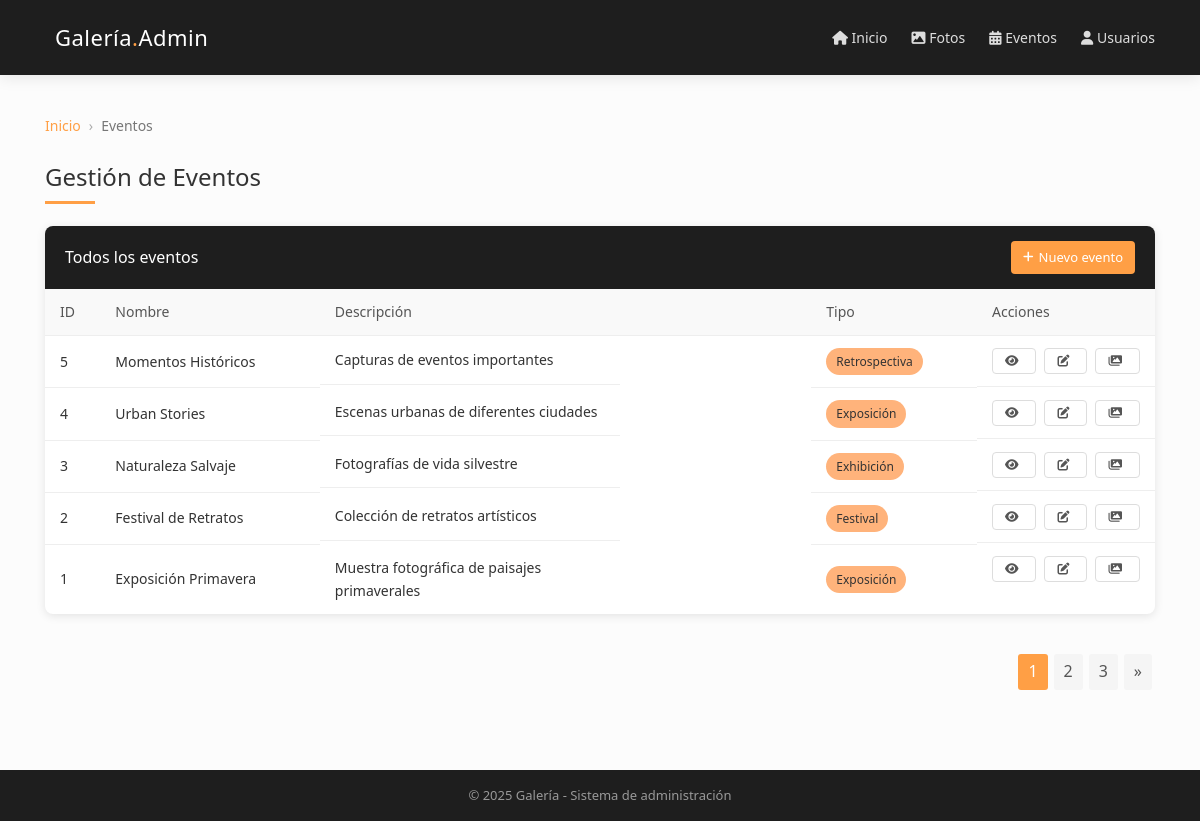
Page /views/tableEventos.php on the committed database.
### tables this page shows
CREATE TABLE eventos (
    id_evento INT AUTO_INCREMENT PRIMARY KEY,
    nombre VARCHAR(50) NOT NULL,
    descripcion VARCHAR(250),
    tipo VARCHAR(50)
);

### views/tableEventos.php (the view, shortened to what this page needs)
<?php
$servername = "localhost";
$username = "root";
$password = "";
$dbname = "galeria";
$conn = new mysqli($servername, $username, $password, $dbname);
$sql = "SELECT id_evento, nombre, descripcion, tipo FROM eventos ORDER BY id_evento DESC";
$result = $conn->query($sql);
?>
<!DOCTYPE html>
<html lang="es">
<head>
    <link rel="stylesheet" href="https://cdnjs.cloudflare.com/ajax/libs/font-awesome/6.0.0-beta3/css/all.min.css">
</head>
<body>
    <header>
        <div class="container">
            <div class="header-content">
                <div class="logo">
                    <h1>Galería<span class="logo-accent">.</span>Admin</h1>
                </div>
                <div class="header-nav">
                    <a href="#"><i class="fas fa-home"></i> Inicio</a>
                    <a href="#"><i class="fas fa-image"></i> Fotos</a>
                    <a href="#"><i class="fas fa-calendar-alt"></i> Eventos</a>
                    <a href="#"><i class="fas fa-user"></i> Usuarios</a>
                </div>
            </div>
        </div>
    </header>
    <main>
        <div class="container">
            <ul class="breadcrumb">
                <li><a href="#">Inicio</a></li>
                <li>Eventos</li>
            </ul>
            <h2 class="page-title">Gestión de Eventos</h2>
            <div class="card">
                <div class="card-header">
                    <span class="card-title">Todos los eventos</span>
                    <a href="#" class="btn btn-primary">
                        <i class="fas fa-plus"></i> Nuevo evento
                    </a>
                </div>
                <div class="card-body">
                    <?php if ($result->num_rows > 0): ?>
                        <table>
                            <thead>
                                <tr>
                                    <th width="5%">ID</th>
                                    <th width="20%">Nombre</th>
                                    <th width="45%">Descripción</th>
                                    <th width="15%">Tipo</th>
                                    <th width="15%">Acciones</th>
                                </tr>
                            </thead>
                            <tbody>
                                <?php while($row = $result->fetch_assoc()): ?>
                                    <tr>
                                        <td><?php echo $row["id_evento"]; ?></td>
                                        <td><?php echo htmlspecialchars($row["nombre"]); ?></td>
                                        <td class="description"><?php echo htmlspecialchars($row["descripcion"]); ?></td>
                                        <td><span class="tipo-badge"><?php echo htmlspecialchars($row["tipo"]); ?></span></td>
                                        <td class="actions">
                                            <a href="#" class="btn btn-outline" title="Ver detalles">
                                                <i class="fas fa-eye"></i>
                                            </a>
                                            <a href="#" class="btn btn-outline" title="Editar">
                                                <i class="fas fa-edit"></i>
                                            </a>
                                            <a href="#" class="btn btn-outline" title="Ver fotos">
                                                <i class="fas fa-images"></i>
                                            </a>
                                        </td>
                                    </tr>
                                <?php endwhile; ?>
                            </tbody>
                        </table>
                    <?php else: ?>
                        <div class="empty-table">
                            <i class="fas fa-info-circle"></i> No hay eventos registrados en la base de datos
                        </div>
                    <?php endif; ?>
                </div>
            </div>
            <?php if ($result->num_rows > 0): ?>
                <div class="pagination">
                    <a href="#" class="active">1</a>
                    <a href="#">2</a>
                    <a href="#">3</a>
                    <a href="#">&raquo;</a>
                </div>
            <?php endif; ?>
        </div>
    </main>
    <footer>
        <div class="container">
            <p>&copy; <?php echo date("Y"); ?> Galería - Sistema de administración</p>
        </div>
    </footer>
</body>
</html>

### views/tableEventos.php (style rules this page uses)
:root { --negro-suave: #1E1E1E; --negro-claro: #2D2D2D; --naranja-suave: #FF9F45; --naranja-claro: #FFB37B; --blanco: #FFFFFF; --gris-claro: #F5F5F5; --gris-medio: #E0E0E0; --sombra: rgba(0, 0, 0, 0.1); }
* { margin: 0; padding: 0; box-sizing: border-box; }
body { background-color: var(--blanco); color: #333; font-family: 'Segoe UI', Roboto, 'Helvetica Neue', Arial, sans-serif; line-height: 1.6; }
.container { width: 95%; max-width: 1200px; margin: 0 auto; padding: 0 15px; }
header { background-color: var(--negro-suave); color: var(--blanco); padding: 20px 0; box-shadow: 0 2px 15px var(--sombra); position: relative; }
.logo { display: flex; align-items: center; }
.logo h1 { font-size: 22px; font-weight: 500; letter-spacing: 0.5px; margin-left: 10px; }
.logo-accent { color: var(--naranja-suave); }
.header-content { display: flex; justify-content: space-between; align-items: center; }
.header-nav a { color: #DDD; text-decoration: none; margin-left: 20px; font-size: 14px; transition: color 0.3s; }
main { padding: 40px 0; background-color: #FCFCFC; min-height: calc(100vh - 160px); }
.page-title { margin-bottom: 30px; position: relative; color: #333; font-weight: 400; font-size: 24px; }
.page-title::after { content: ''; position: absolute; left: 0; bottom: -8px; width: 50px; height: 3px; background-color: var(--naranja-suave); }
.card { background-color: var(--blanco); border-radius: 8px; box-shadow: 0 2px 10px var(--sombra); overflow: hidden; margin-bottom: 40px; }
.card-header { padding: 15px 20px; background-color: var(--negro-suave); color: var(--blanco); display: flex; justify-content: space-between; align-items: center; }
.card-title { font-size: 16px; font-weight: 500; }
.card-body { padding: 0; }
table { width: 100%; border-collapse: collapse; }
th { background-color: #f9f9f9; color: #555; font-weight: 500; text-align: left; padding: 12px 15px; font-size: 14px; border-bottom: 1px solid #eee; }
td { padding: 12px 15px; border-bottom: 1px solid #eee; font-size: 14px; color: #333; }
tr:last-child td { border-bottom: none; }
.tipo-badge { background-color: var(--naranja-claro); color: #333; padding: 4px 10px; border-radius: 20px; font-size: 12px; display: inline-block; font-weight: 500; }
.actions { display: flex; gap: 8px; }
.btn { display: inline-flex; align-items: center; padding: 6px 12px; border-radius: 4px; text-decoration: none; font-weight: 500; font-size: 13px; cursor: pointer; transition: all 0.2s ease; border: none; }
.btn i { margin-right: 5px; font-size: 12px; }
.btn-primary { background-color: var(--naranja-suave); color: #FFF; }
.btn-outline { background-color: transparent; color: #555; border: 1px solid #ddd; }
footer { background-color: var(--negro-suave); color: #999; text-align: center; padding: 15px 0; font-size: 13px; }
.pagination { display: flex; justify-content: flex-end; margin-top: 20px; margin-bottom: 40px; }
.pagination a { display: inline-block; padding: 5px 10px; margin: 0 3px; border-radius: 3px; text-decoration: none; color: #555; background-color: #f5f5f5; transition: all 0.2s; }
.pagination a.active { background-color: var(--naranja-suave); color: white; }
.description { display: -webkit-box; -webkit-line-clamp: 2; -webkit-box-orient: vertical; overflow: hidden; text-overflow: ellipsis; max-width: 300px; }
.breadcrumb { display: flex; list-style: none; margin-bottom: 20px; padding: 0; }
.breadcrumb li { font-size: 14px; color: #777; }
.breadcrumb li:not(:last-child)::after { content: '›'; margin: 0 8px; color: #aaa; }
.breadcrumb a { color: var(--naranja-suave); text-decoration: none; }

### rows in the picture
eventos: id_evento "5", nombre "Momentos Históricos", descripcion "Capturas de eventos importantes", tipo "Retrospectiva"
eventos: id_evento "4", nombre "Urban Stories", descripcion "Escenas urbanas de diferentes ciudades", tipo "Exposición"
eventos: id_evento "3", nombre "Naturaleza Salvaje", descripcion "Fotografías de vida silvestre", tipo "Exhibición"
eventos: id_evento "2", nombre "Festival de Retratos", descripcion "Colección de retratos artísticos", tipo "Festival"
eventos: id_evento "1", nombre "Exposición Primavera", descripcion "Muestra fotográfica de paisajes primaverales", tipo "Exposición"
